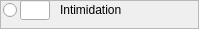
           <widget class="QFrame" name="intimidationSkillsBox">
            <property name="styleSheet">
             <string notr="true">font: 12pt &quot;Eberron&quot;;</string>
            </property>
            <property name="frameShape">
             <enum>QFrame::StyledPanel</enum>
            </property>
            <property name="frameShadow">
             <enum>QFrame::Raised</enum>
            </property>
            <widget class="QRadioButton" name="intimidationSkillsRButton">
             <property name="geometry">
              <rect>
               <x>3</x>
               <y>3</y>
               <width>146</width>
               <height>15</height>
              </rect>
             </property>
             <property name="accessibleName">
              <string>intimidation</string>
             </property>
             <property name="styleSheet">
              <string notr="true">font: 12pt &quot;Eberron&quot;;</string>
             </property>
             <property name="text">
              <string/>
             </property>
            </widget>
            <widget class="QLineEdit" name="intimidationSkills">
             <property name="geometry">
              <rect>
               <x>20</x>
               <y>0</y>
               <width>30</width>
               <height>20</height>
              </rect>
             </property>
             <property name="accessibleName">
              <string>charismaBonus</string>
             </property>
             <property name="styleSheet">
              <string notr="true">font: 12pt &quot;Eberron&quot;;</string>
             </property>
             <property name="maxLength">
              <number>2</number>
             </property>
             <property name="alignment">
              <set>Qt::AlignCenter</set>
             </property>
            </widget>
            <widget class="QLabel" name="intimidationSkillsLabel">
             <property name="geometry">
              <rect>
               <x>60</x>
               <y>0</y>
               <width>130</width>
               <height>20</height>
              </rect>
             </property>
             <property name="styleSheet">
              <string notr="true">font: 12pt &quot;Eberron&quot;;</string>
             </property>
             <property name="text">
              <string>Intimidation</string>
             </property>
             <property name="textInteractionFlags">
              <set>Qt::NoTextInteraction</set>
             </property>
            </widget>
           </widget>
